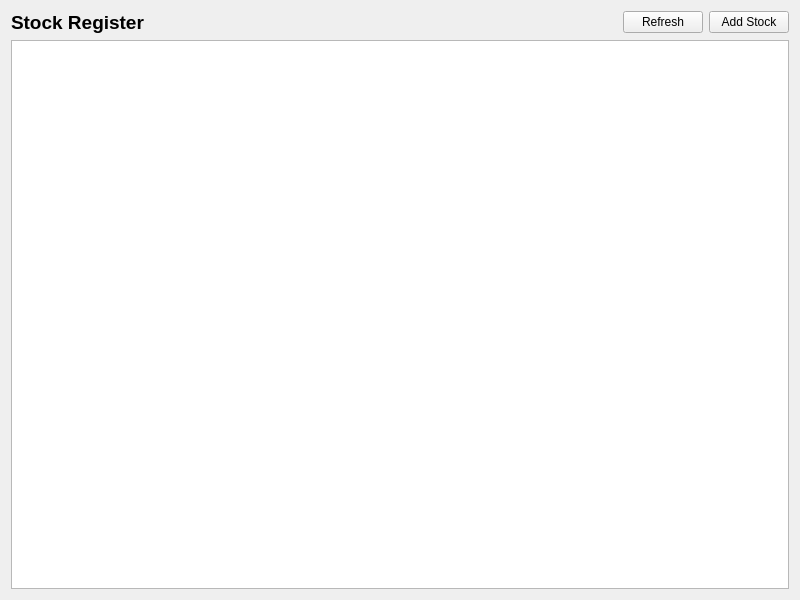
<?xml version="1.0" encoding="UTF-8"?>
<ui version="4.0">
 <class>StockListWidget</class>
 <widget class="QWidget" name="StockListWidget">
  <property name="geometry">
   <rect>
    <x>0</x>
    <y>0</y>
    <width>800</width>
    <height>600</height>
   </rect>
  </property>
  <property name="windowTitle">
   <string>Stock List</string>
  </property>
  <layout class="QVBoxLayout" name="verticalLayout">
   <item>
    <layout class="QHBoxLayout" name="horizontalLayout">
     <item>
      <widget class="QLabel" name="label">
       <property name="font">
        <font>
         <pointsize>14</pointsize>
         <weight>75</weight>
         <bold>true</bold>
        </font>
       </property>
       <property name="text">
        <string>Stock Register</string>
       </property>
      </widget>
     </item>
     <item>
      <spacer name="horizontalSpacer">
       <property name="orientation">
        <enum>Qt::Horizontal</enum>
       </property>
       <property name="sizeHint" stdset="0">
        <size>
         <width>40</width>
         <height>20</height>
        </size>
       </property>
      </spacer>
     </item>
     <item>
      <widget class="QPushButton" name="btnRefresh">
       <property name="text">
        <string>Refresh</string>
       </property>
      </widget>
     </item>
     <item>
      <widget class="QPushButton" name="btnAddStock">
       <property name="text">
        <string>Add Stock</string>
       </property>
      </widget>
     </item>
    </layout>
   </item>
   <item>
    <widget class="QTableWidget" name="tableWidget">
     <property name="alternatingRowColors">
      <bool>true</bool>
     </property>
    </widget>
   </item>
  </layout>
 </widget>
 <resources/>
 <connections/>
</ui>
